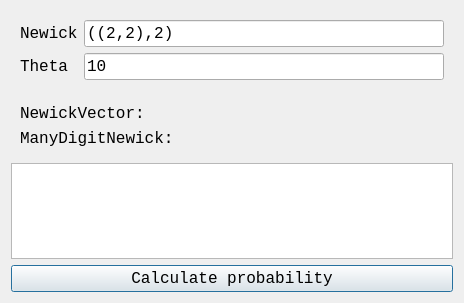
<?xml version="1.0" encoding="UTF-8"?>
<ui version="4.0">
 <class>QtTestManyDigitNewickMainDialog</class>
 <widget class="QDialog" name="QtTestManyDigitNewickMainDialog">
  <property name="geometry">
   <rect>
    <x>0</x>
    <y>0</y>
    <width>464</width>
    <height>303</height>
   </rect>
  </property>
  <property name="font">
   <font>
    <family>Courier New</family>
    <pointsize>12</pointsize>
   </font>
  </property>
  <property name="windowTitle">
   <string>TestManyDigitNewick</string>
  </property>
  <layout class="QVBoxLayout" name="verticalLayout">
   <item>
    <widget class="QWidget" name="widget_2" native="true">
     <layout class="QGridLayout" name="gridLayout">
      <item row="0" column="0">
       <widget class="QLabel" name="label_newick">
        <property name="sizePolicy">
         <sizepolicy hsizetype="Preferred" vsizetype="Preferred">
          <horstretch>0</horstretch>
          <verstretch>0</verstretch>
         </sizepolicy>
        </property>
        <property name="text">
         <string>Newick</string>
        </property>
       </widget>
      </item>
      <item row="0" column="1">
       <widget class="QLineEdit" name="edit_newick">
        <property name="text">
         <string>((2,2),2)</string>
        </property>
       </widget>
      </item>
      <item row="1" column="0">
       <widget class="QLabel" name="label_theta">
        <property name="sizePolicy">
         <sizepolicy hsizetype="Preferred" vsizetype="Preferred">
          <horstretch>0</horstretch>
          <verstretch>0</verstretch>
         </sizepolicy>
        </property>
        <property name="text">
         <string>Theta</string>
        </property>
       </widget>
      </item>
      <item row="1" column="1">
       <widget class="QLineEdit" name="edit_theta">
        <property name="text">
         <string>10</string>
        </property>
       </widget>
      </item>
     </layout>
    </widget>
   </item>
   <item>
    <widget class="QWidget" name="widget_3" native="true">
     <layout class="QVBoxLayout" name="verticalLayout_2">
      <item>
       <widget class="QLabel" name="label_2">
        <property name="text">
         <string>NewickVector:</string>
        </property>
       </widget>
      </item>
      <item>
       <widget class="QLabel" name="label">
        <property name="text">
         <string>ManyDigitNewick:</string>
        </property>
       </widget>
      </item>
     </layout>
    </widget>
   </item>
   <item>
    <widget class="QPlainTextEdit" name="edit_text">
     <property name="readOnly">
      <bool>true</bool>
     </property>
    </widget>
   </item>
   <item>
    <widget class="QPushButton" name="button_calculate">
     <property name="text">
      <string>Calculate probability</string>
     </property>
    </widget>
   </item>
  </layout>
 </widget>
 <resources/>
 <connections/>
</ui>
